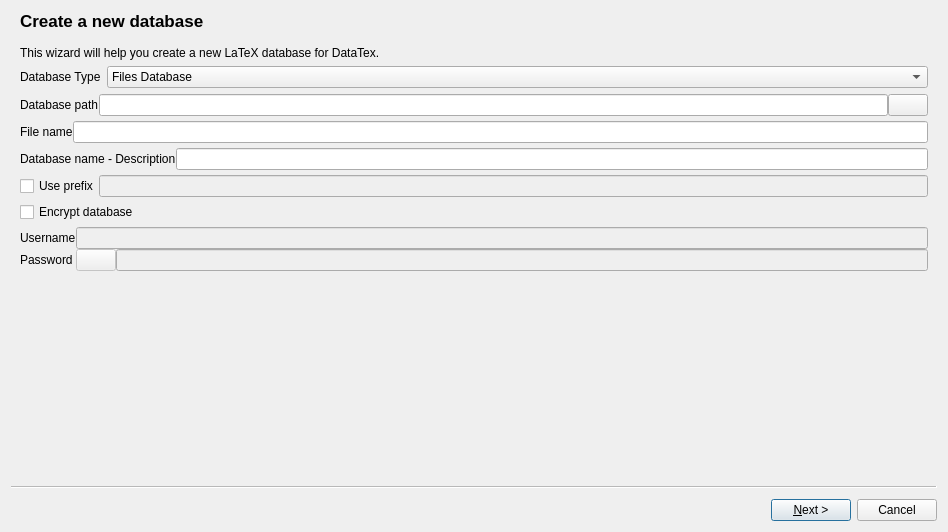
<?xml version="1.0" encoding="UTF-8"?>
<ui version="4.0">
 <class>DatabaseCreator</class>
 <widget class="QWizard" name="DatabaseCreator">
  <property name="geometry">
   <rect>
    <x>0</x>
    <y>0</y>
    <width>948</width>
    <height>532</height>
   </rect>
  </property>
  <property name="windowTitle">
   <string>Wizard</string>
  </property>
  <property name="options">
   <set>QWizard::ExtendedWatermarkPixmap|QWizard::NoBackButtonOnLastPage|QWizard::NoBackButtonOnStartPage</set>
  </property>
  <widget class="QWizardPage" name="InfoPage">
   <property name="title">
    <string>Create a new database</string>
   </property>
   <layout class="QGridLayout" name="gridLayout_2">
    <item row="4" column="0" colspan="2">
     <widget class="QLabel" name="CheckDatabaseName">
      <property name="sizePolicy">
       <sizepolicy hsizetype="Preferred" vsizetype="Fixed">
        <horstretch>0</horstretch>
        <verstretch>0</verstretch>
       </sizepolicy>
      </property>
      <property name="text">
       <string/>
      </property>
     </widget>
    </item>
    <item row="0" column="0" colspan="2">
     <widget class="QLabel" name="label_18">
      <property name="text">
       <string>This wizard will help you create a new LaTeX database for DataTex.</string>
      </property>
     </widget>
    </item>
    <item row="1" column="0" colspan="2">
     <layout class="QHBoxLayout" name="horizontalLayout_11">
      <item>
       <widget class="QLabel" name="label_10">
        <property name="text">
         <string>Database Type</string>
        </property>
       </widget>
      </item>
      <item>
       <widget class="QComboBox" name="DatabaseTypeCombo">
        <property name="sizePolicy">
         <sizepolicy hsizetype="Expanding" vsizetype="Fixed">
          <horstretch>0</horstretch>
          <verstretch>0</verstretch>
         </sizepolicy>
        </property>
        <item>
         <property name="text">
          <string>Files Database</string>
         </property>
         <property name="icon">
          <iconset resource="../Icons.qrc">
           <normaloff>:/images/SideBar/file-alt.svg</normaloff>:/images/SideBar/file-alt.svg</iconset>
         </property>
        </item>
        <item>
         <property name="text">
          <string>Documents Database</string>
         </property>
         <property name="icon">
          <iconset resource="../Icons.qrc">
           <normaloff>:/images/SideBar/file-pdf.svg</normaloff>:/images/SideBar/file-pdf.svg</iconset>
         </property>
        </item>
        <item>
         <property name="text">
          <string>Bibliography Database</string>
         </property>
         <property name="icon">
          <iconset resource="../Icons.qrc">
           <normaloff>:/images/SideBar/book.svg</normaloff>:/images/SideBar/book.svg</iconset>
         </property>
        </item>
        <item>
         <property name="text">
          <string>Tables Database</string>
         </property>
         <property name="icon">
          <iconset resource="../Icons.qrc">
           <normaloff>:/images/SideBar/table.svg</normaloff>:/images/SideBar/table.svg</iconset>
         </property>
        </item>
        <item>
         <property name="text">
          <string>Figures Database</string>
         </property>
         <property name="icon">
          <iconset resource="../Icons.qrc">
           <normaloff>:/images/SideBar/chart-area.svg</normaloff>:/images/SideBar/chart-area.svg</iconset>
         </property>
        </item>
        <item>
         <property name="text">
          <string>Commands Database</string>
         </property>
         <property name="icon">
          <iconset resource="../Icons.qrc">
           <normaloff>:/images/SideBar/code.svg</normaloff>:/images/SideBar/code.svg</iconset>
         </property>
        </item>
        <item>
         <property name="text">
          <string>Preambles Database</string>
         </property>
         <property name="icon">
          <iconset resource="../Icons.qrc">
           <normaloff>:/images/SideBar/preamble.svg</normaloff>:/images/SideBar/preamble.svg</iconset>
         </property>
        </item>
        <item>
         <property name="text">
          <string>Packages Database</string>
         </property>
         <property name="icon">
          <iconset resource="../Icons.qrc">
           <normaloff>:/images/SideBar/cube.svg</normaloff>:/images/SideBar/cube.svg</iconset>
         </property>
        </item>
        <item>
         <property name="text">
          <string>Class Database</string>
         </property>
         <property name="icon">
          <iconset resource="../Icons.qrc">
           <normaloff>:/images/SideBar/packages.svg</normaloff>:/images/SideBar/packages.svg</iconset>
         </property>
        </item>
       </widget>
      </item>
     </layout>
    </item>
    <item row="2" column="0" rowspan="2" colspan="2">
     <widget class="QWidget" name="InfoBox" native="true">
      <layout class="QGridLayout" name="gridLayout_4">
       <property name="leftMargin">
        <number>0</number>
       </property>
       <property name="topMargin">
        <number>0</number>
       </property>
       <property name="rightMargin">
        <number>0</number>
       </property>
       <property name="bottomMargin">
        <number>0</number>
       </property>
       <property name="horizontalSpacing">
        <number>6</number>
       </property>
       <property name="verticalSpacing">
        <number>5</number>
       </property>
       <item row="0" column="0">
        <layout class="QHBoxLayout" name="horizontalLayout">
         <item>
          <widget class="QLabel" name="label">
           <property name="text">
            <string>Database path</string>
           </property>
          </widget>
         </item>
         <item>
          <widget class="QLineEdit" name="DatabasePath"/>
         </item>
         <item>
          <widget class="QPushButton" name="DatabasePathButton">
           <property name="text">
            <string/>
           </property>
           <property name="icon">
            <iconset theme="DocumentOpenData"/>
           </property>
          </widget>
         </item>
        </layout>
       </item>
       <item row="1" column="0">
        <layout class="QHBoxLayout" name="horizontalLayout_2">
         <item>
          <widget class="QLabel" name="label_2">
           <property name="text">
            <string>File name</string>
           </property>
          </widget>
         </item>
         <item>
          <widget class="QLineEdit" name="DatabaseFileName"/>
         </item>
        </layout>
       </item>
       <item row="2" column="0">
        <layout class="QHBoxLayout" name="horizontalLayout_3">
         <item>
          <widget class="QLabel" name="label_3">
           <property name="text">
            <string>Database name - Description</string>
           </property>
          </widget>
         </item>
         <item>
          <widget class="QLineEdit" name="DatabaseName"/>
         </item>
        </layout>
       </item>
       <item row="3" column="0">
        <layout class="QHBoxLayout" name="horizontalLayout_4">
         <item>
          <widget class="QCheckBox" name="UsePrefix">
           <property name="text">
            <string>Use prefix</string>
           </property>
          </widget>
         </item>
         <item>
          <widget class="QLineEdit" name="prefix">
           <property name="enabled">
            <bool>false</bool>
           </property>
          </widget>
         </item>
        </layout>
       </item>
       <item row="4" column="0">
        <widget class="QCheckBox" name="encryptBox">
         <property name="text">
          <string>Encrypt database</string>
         </property>
        </widget>
       </item>
       <item row="5" column="0">
        <layout class="QGridLayout" name="gridLayout">
         <item row="1" column="2">
          <widget class="PasswordLineEdit" name="passwordLine">
           <property name="enabled">
            <bool>false</bool>
           </property>
          </widget>
         </item>
         <item row="1" column="0">
          <widget class="QLabel" name="label_7">
           <property name="text">
            <string>Password</string>
           </property>
          </widget>
         </item>
         <item row="0" column="0">
          <widget class="QLabel" name="label_5">
           <property name="text">
            <string>Username</string>
           </property>
          </widget>
         </item>
         <item row="1" column="1">
          <widget class="QPushButton" name="keyGenerator">
           <property name="enabled">
            <bool>false</bool>
           </property>
           <property name="text">
            <string/>
           </property>
           <property name="icon">
            <iconset theme="Key"/>
           </property>
          </widget>
         </item>
         <item row="0" column="1" colspan="2">
          <widget class="QLineEdit" name="userName">
           <property name="enabled">
            <bool>false</bool>
           </property>
          </widget>
         </item>
        </layout>
       </item>
      </layout>
     </widget>
    </item>
   </layout>
  </widget>
  <widget class="QWizardPage" name="FilesPage">
   <property name="title">
    <string>New database fields</string>
   </property>
   <layout class="QGridLayout" name="gridLayout_5">
    <item row="1" column="0">
     <layout class="QHBoxLayout" name="horizontalLayout_5">
      <item>
       <widget class="QPushButton" name="AddField">
        <property name="text">
         <string/>
        </property>
        <property name="icon">
         <iconset theme="ListAdd"/>
        </property>
        <property name="flat">
         <bool>true</bool>
        </property>
       </widget>
      </item>
      <item>
       <widget class="QPushButton" name="RemoveField">
        <property name="text">
         <string/>
        </property>
        <property name="icon">
         <iconset theme="ListRemove"/>
        </property>
        <property name="flat">
         <bool>true</bool>
        </property>
       </widget>
      </item>
      <item>
       <spacer name="horizontalSpacer">
        <property name="orientation">
         <enum>Qt::Horizontal</enum>
        </property>
        <property name="sizeHint" stdset="0">
         <size>
          <width>40</width>
          <height>20</height>
         </size>
        </property>
       </spacer>
      </item>
     </layout>
    </item>
    <item row="0" column="0">
     <widget class="QScrollArea" name="scrollArea">
      <property name="widgetResizable">
       <bool>true</bool>
      </property>
      <widget class="QWidget" name="scrollAreaWidgetContents">
       <property name="geometry">
        <rect>
         <x>0</x>
         <y>0</y>
         <width>910</width>
         <height>386</height>
        </rect>
       </property>
       <layout class="QVBoxLayout" name="verticalLayout_2">
        <property name="spacing">
         <number>0</number>
        </property>
        <property name="leftMargin">
         <number>0</number>
        </property>
        <property name="topMargin">
         <number>0</number>
        </property>
        <property name="rightMargin">
         <number>0</number>
        </property>
        <property name="bottomMargin">
         <number>0</number>
        </property>
       </layout>
      </widget>
     </widget>
    </item>
   </layout>
  </widget>
  <widget class="QWizardPage" name="FileTypePage">
   <layout class="QGridLayout" name="gridLayout_9">
    <item row="0" column="0">
     <widget class="QSplitter" name="splitter">
      <property name="sizePolicy">
       <sizepolicy hsizetype="Expanding" vsizetype="MinimumExpanding">
        <horstretch>0</horstretch>
        <verstretch>0</verstretch>
       </sizepolicy>
      </property>
      <property name="orientation">
       <enum>Qt::Horizontal</enum>
      </property>
      <widget class="QWidget" name="layoutWidget">
       <layout class="QVBoxLayout" name="verticalLayout_5">
        <item>
         <layout class="QHBoxLayout" name="horizontalLayout_10">
          <item>
           <widget class="QLabel" name="label_9">
            <property name="text">
             <string>Topics</string>
            </property>
           </widget>
          </item>
          <item>
           <spacer name="horizontalSpacer_3">
            <property name="orientation">
             <enum>Qt::Horizontal</enum>
            </property>
            <property name="sizeHint" stdset="0">
             <size>
              <width>40</width>
              <height>20</height>
             </size>
            </property>
           </spacer>
          </item>
         </layout>
        </item>
        <item>
         <widget class="QScrollArea" name="scrollArea_3">
          <property name="sizePolicy">
           <sizepolicy hsizetype="Preferred" vsizetype="Expanding">
            <horstretch>0</horstretch>
            <verstretch>0</verstretch>
           </sizepolicy>
          </property>
          <property name="widgetResizable">
           <bool>true</bool>
          </property>
          <widget class="QWidget" name="scrollAreaWidgetContents_3">
           <property name="geometry">
            <rect>
             <x>0</x>
             <y>0</y>
             <width>333</width>
             <height>419</height>
            </rect>
           </property>
           <layout class="QVBoxLayout" name="verticalLayout"/>
          </widget>
         </widget>
        </item>
       </layout>
      </widget>
      <widget class="QWidget" name="layoutWidget">
       <layout class="QVBoxLayout" name="verticalLayout_4">
        <item>
         <layout class="QHBoxLayout" name="horizontalLayout_7">
          <item>
           <widget class="QLabel" name="label_6">
            <property name="text">
             <string>File types</string>
            </property>
           </widget>
          </item>
          <item>
           <spacer name="horizontalSpacer_2">
            <property name="orientation">
             <enum>Qt::Horizontal</enum>
            </property>
            <property name="sizeHint" stdset="0">
             <size>
              <width>40</width>
              <height>20</height>
             </size>
            </property>
           </spacer>
          </item>
          <item>
           <widget class="QPushButton" name="AddButton">
            <property name="text">
             <string/>
            </property>
            <property name="icon">
             <iconset>
              <normaloff>:/images/list-add.svg</normaloff>:/images/list-add.svg</iconset>
            </property>
            <property name="flat">
             <bool>true</bool>
            </property>
           </widget>
          </item>
         </layout>
        </item>
        <item>
         <widget class="QScrollArea" name="scrollArea_2">
          <property name="sizePolicy">
           <sizepolicy hsizetype="Expanding" vsizetype="Expanding">
            <horstretch>0</horstretch>
            <verstretch>0</verstretch>
           </sizepolicy>
          </property>
          <property name="widgetResizable">
           <bool>true</bool>
          </property>
          <widget class="QWidget" name="scrollAreaWidgetContents_2">
           <property name="geometry">
            <rect>
             <x>0</x>
             <y>0</y>
             <width>567</width>
             <height>414</height>
            </rect>
           </property>
           <layout class="QGridLayout" name="gridLayout_8"/>
          </widget>
         </widget>
        </item>
       </layout>
      </widget>
     </widget>
    </item>
   </layout>
  </widget>
  <widget class="QWizardPage" name="FinalPage">
   <layout class="QGridLayout" name="gridLayout_7">
    <item row="0" column="0">
     <layout class="QGridLayout" name="gridLayout_6">
      <item row="3" column="1">
       <widget class="QLabel" name="DatabaseTypeLabel">
        <property name="font">
         <font>
          <family>Noto Sans</family>
          <bold>true</bold>
         </font>
        </property>
        <property name="text">
         <string/>
        </property>
       </widget>
      </item>
      <item row="0" column="1">
       <widget class="QLabel" name="FileNameLabel">
        <property name="font">
         <font>
          <family>Noto Sans</family>
          <bold>true</bold>
         </font>
        </property>
        <property name="text">
         <string/>
        </property>
       </widget>
      </item>
      <item row="2" column="0">
       <widget class="QLabel" name="label_16">
        <property name="font">
         <font>
          <family>Noto Sans</family>
          <bold>true</bold>
         </font>
        </property>
        <property name="text">
         <string>Path</string>
        </property>
       </widget>
      </item>
      <item row="0" column="2">
       <widget class="QLabel" name="label_22">
        <property name="font">
         <font>
          <family>Noto Sans</family>
          <bold>true</bold>
         </font>
        </property>
        <property name="text">
         <string>Prefix</string>
        </property>
       </widget>
      </item>
      <item row="0" column="0">
       <widget class="QLabel" name="label_8">
        <property name="font">
         <font>
          <family>Noto Sans</family>
          <bold>true</bold>
         </font>
        </property>
        <property name="text">
         <string>File name</string>
        </property>
       </widget>
      </item>
      <item row="2" column="2">
       <widget class="QLabel" name="label_24">
        <property name="font">
         <font>
          <family>Noto Sans</family>
          <bold>true</bold>
         </font>
        </property>
        <property name="text">
         <string>Password</string>
        </property>
       </widget>
      </item>
      <item row="1" column="1">
       <widget class="QLabel" name="NameLabel">
        <property name="font">
         <font>
          <family>Noto Sans</family>
          <bold>true</bold>
         </font>
        </property>
        <property name="text">
         <string/>
        </property>
       </widget>
      </item>
      <item row="3" column="0">
       <widget class="QLabel" name="label_17">
        <property name="font">
         <font>
          <family>Noto Sans</family>
          <bold>true</bold>
         </font>
        </property>
        <property name="text">
         <string>Database type</string>
        </property>
       </widget>
      </item>
      <item row="1" column="0">
       <widget class="QLabel" name="label_15">
        <property name="font">
         <font>
          <family>Noto Sans</family>
          <bold>true</bold>
         </font>
        </property>
        <property name="text">
         <string>Description</string>
        </property>
       </widget>
      </item>
      <item row="2" column="1">
       <widget class="QLabel" name="PathLabel">
        <property name="font">
         <font>
          <family>Noto Sans</family>
          <bold>true</bold>
         </font>
        </property>
        <property name="text">
         <string/>
        </property>
       </widget>
      </item>
      <item row="1" column="2">
       <widget class="QLabel" name="label_23">
        <property name="font">
         <font>
          <family>Noto Sans</family>
          <bold>true</bold>
         </font>
        </property>
        <property name="text">
         <string>Username</string>
        </property>
       </widget>
      </item>
      <item row="0" column="3">
       <widget class="QLabel" name="PrefixLabel">
        <property name="font">
         <font>
          <family>Noto Sans</family>
          <bold>true</bold>
         </font>
        </property>
        <property name="text">
         <string/>
        </property>
       </widget>
      </item>
      <item row="1" column="3">
       <widget class="QLabel" name="UsernameLabel">
        <property name="font">
         <font>
          <family>Noto Sans</family>
          <bold>true</bold>
         </font>
        </property>
        <property name="text">
         <string/>
        </property>
       </widget>
      </item>
      <item row="2" column="3">
       <widget class="QLabel" name="PasswordLabel">
        <property name="font">
         <font>
          <family>Noto Sans</family>
          <bold>true</bold>
         </font>
        </property>
        <property name="text">
         <string/>
        </property>
       </widget>
      </item>
     </layout>
    </item>
    <item row="1" column="0">
     <widget class="Line" name="line_2">
      <property name="orientation">
       <enum>Qt::Horizontal</enum>
      </property>
     </widget>
    </item>
    <item row="2" column="0">
     <widget class="QTableWidget" name="table"/>
    </item>
   </layout>
  </widget>
 </widget>
 <customwidgets>
  <customwidget>
   <class>PasswordLineEdit</class>
   <extends>QLineEdit</extends>
   <header>settings.h</header>
  </customwidget>
 </customwidgets>
 <resources>
  <include location="../Icons.qrc"/>
 </resources>
 <connections/>
 <buttongroups>
  <buttongroup name="DatabaseTypeButtonGroup"/>
 </buttongroups>
</ui>
